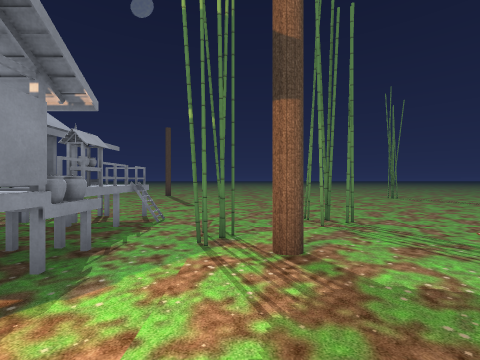
view 1 (above)

16 first-person views from a walk through a scene from a Unity 3-D project. The camera is 1.5 m above the floor, looks level and sees 90° across. The floor is counted in squares, 2 m on a side. Each view is taken from the middle of a square. On the plan, view 1 faces up. The plan holds only what a view shows up to about 9 squares ahead; the rest is blank. The place goes on beyond the plan. Some surface patterns are stand-ins.

view 2
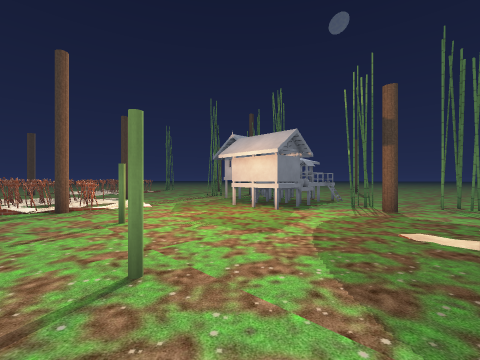

view 3
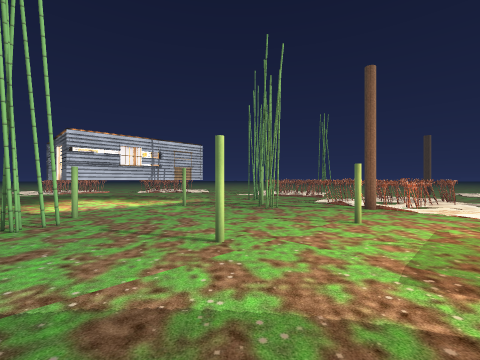

view 4
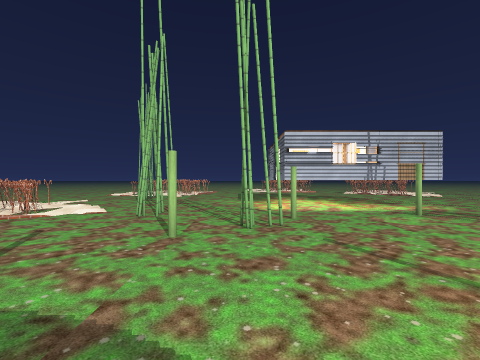

view 5
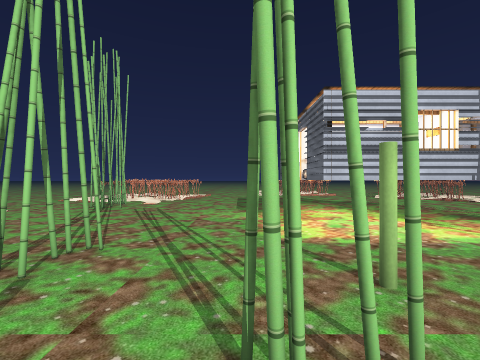

view 6
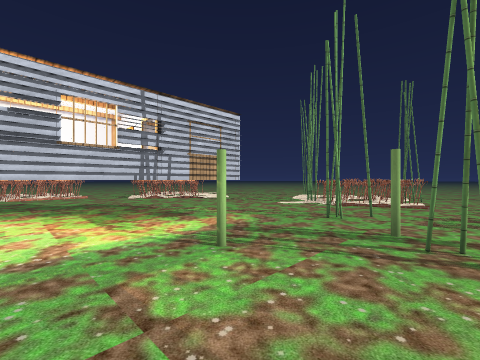

view 7
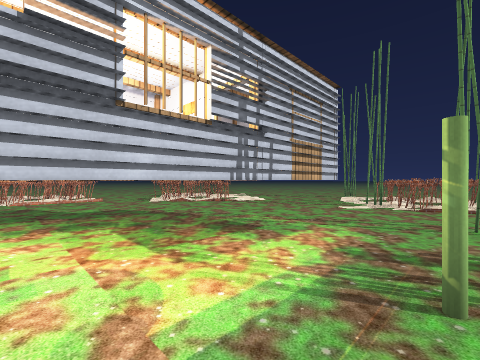

view 8
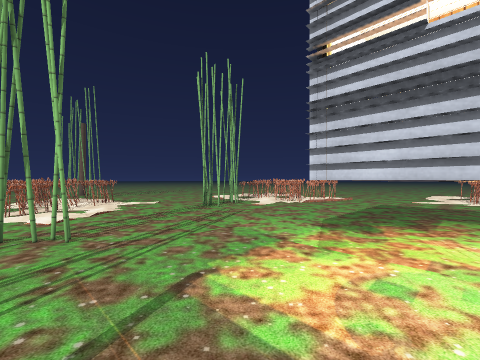

view 9
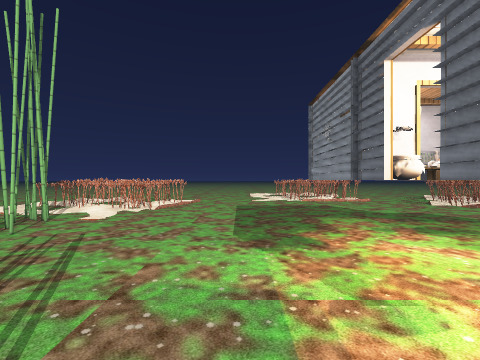

view 10
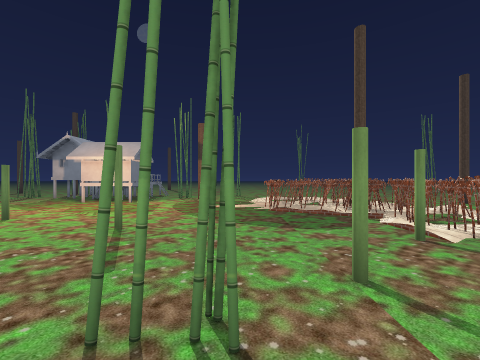

view 11
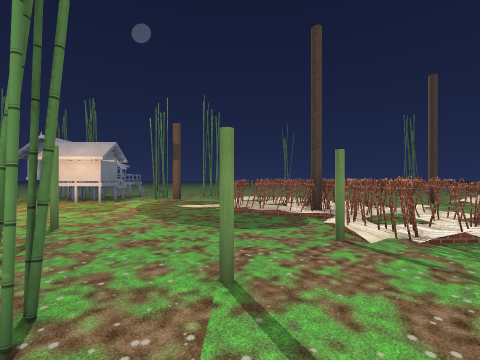

view 12
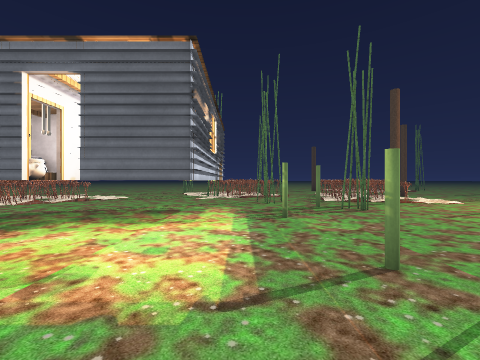

view 13
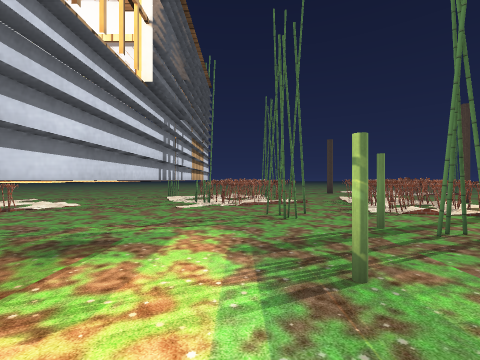

view 14
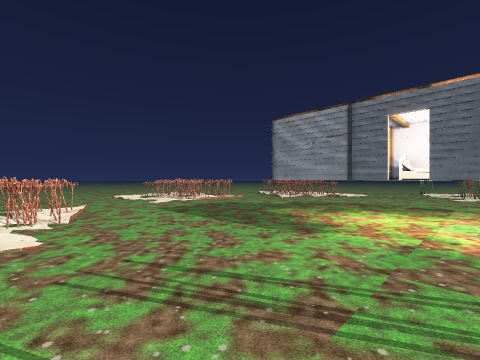

view 15
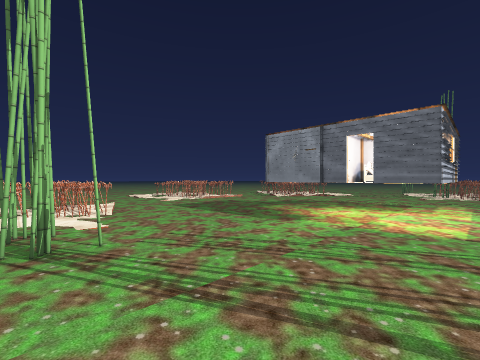

view 16
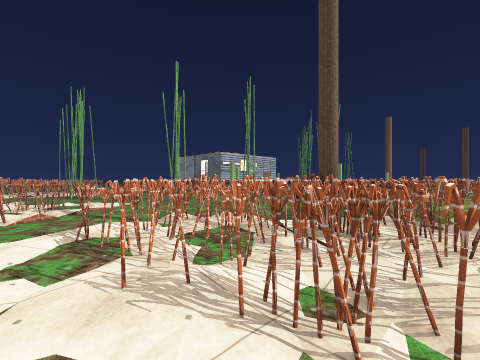

### Floor plan
Key: @ floor where view 1 was taken; # wall or solid block; x gap in a wall; . floor; / step, stairs or slope; O other object.
Columns run from 12 left of view 1 to 11 right of it. Each row starts with its distance up from view 1.
  9         ...... ......
  8         .............
  7         ............
  6         ...........
  5         OOO.......
  4         OOO.###..
  3         OOOxO...
  2       ...OO.....#/    ..
  1       ...OO....####..O./
  0     O ......@..#####...
 -1    ..../.......#####..
 -2    ####/..O......###/
 -3    ####O..O.O....###/
 -4    ####.........O##//
 -5 .........#.....O.....
 -6 ........O....#......#
 -7  ####..#..O..O..#./###
 -8  ####............./####
 -9  /###....OOOO.......###
-10   /......OOOO.........
-11    ........OO.....#...
-12    ........OO.....#...
-13    ../............x....
-14    ../#.........###./..
-15    ..####.......####/.
-16    .. ##........# ##/.

Where each view was taken, in squares from view 1:
view 1: 0 up, 0 right, facing up
view 2: 4 down, 2 right, facing up-left
view 3: 1 down, 2 right, facing down-left
view 4: 2 down, 2 right, facing down
view 5: 5 down, 2 right, facing down
view 6: 5 down, 0 right, facing down-left
view 7: 7 down, 0 right, facing down-left
view 8: 7 down, 0 right, facing down-right
view 9: 8 down, 2 right, facing down
view 10: 7 down, 2 right, facing up
view 11: 7 down, 3 right, facing up
view 12: 8 down, 3 right, facing left
view 13: 8 down, 0 right, facing left
view 14: 9 down, 5 right, facing down-left
view 15: 8 down, 6 right, facing down-left
view 16: 0 up, 8 right, facing down-left
